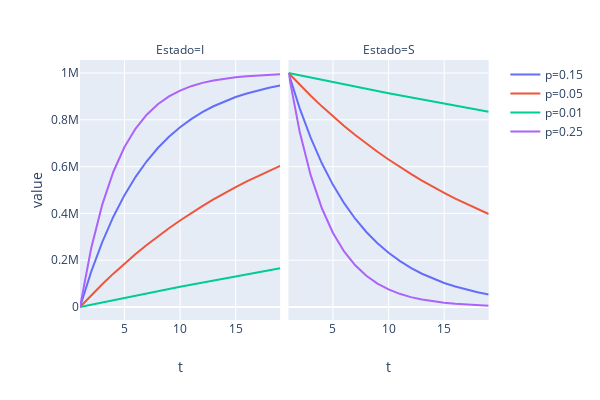

Source (notebook cell):
### Code cell
px.line(df,x='t',y='value',color='p',facet_col='Estado', height=400,width=600)

### Figure 1 — Plotly figure (JSON) as saved in the notebook; plotly's stock layout.template omitted (floating-point values rounded to 4 significant figures)
{"data": [{"hoverlabel": {"namelength": 0}, "hovertemplate": "p=0.15<br>Estado=I<br>t=%{x}<br>value=%{y}", "legendgroup": "p=0.15", "line": {"color": "#636efa", "dash": "solid"}, "mode": "lines", "name": "p=0.15", "showlegend": true, "type": "scatter", "x": [1, 2, 3, 4, 5, 6, 7, 8, 9, 10, 11, 12, 13, 14, 15, 16, 17, 18, 19], "xaxis": "x", "y": [0, 150000, 277500, 385875, 478000.0, 556300.0, 622900.0, 679400.0, 727500.0, 768400.0, 803100.0, 832700.0, 857800.0, 879100.0, 897200.0, 912600.0, 925700.0, 936900.0, 946400.0], "yaxis": "y"}, {"hoverlabel": {"namelength": 0}, "hovertemplate": "p=0.15<br>Estado=S<br>t=%{x}<br>value=%{y}", "legendgroup": "p=0.15", "line": {"color": "#636efa", "dash": "solid"}, "mode": "lines", "name": "p=0.15", "showlegend": false, "type": "scatter", "x": [1, 2, 3, 4, 5, 6, 7, 8, 9, 10, 11, 12, 13, 14, 15, 16, 17, 18, 19], "xaxis": "x2", "y": [1000000, 850000, 722500, 614125, 522000.0, 443700.0, 377100.0, 320600.0, 272500.0, 231600.0, 196900.0, 167300.0, 142200.0, 120900.0, 102800.0, 87350.0, 74250.0, 63110.0, 53650.0], "yaxis": "y2"}, {"hoverlabel": {"namelength": 0}, "hovertemplate": "p=0.05<br>Estado=I<br>t=%{x}<br>value=%{y}", "legendgroup": "p=0.05", "line": {"color": "#EF553B", "dash": "solid"}, "mode": "lines", "name": "p=0.05", "showlegend": true, "type": "scatter", "x": [1, 2, 3, 4, 5, 6, 7, 8, 9, 10, 11, 12, 13, 14, 15, 16, 17, 18, 19], "xaxis": "x", "y": [0, 50000, 97500, 142625, 185500.0, 226200.0, 264900.0, 301700.0, 336600.0, 369800.0, 401300.0, 431200.0, 459600.0, 486700.0, 512300.0, 536700.0, 559900.0, 581900.0, 602800.0], "yaxis": "y"}, {"hoverlabel": {"namelength": 0}, "hovertemplate": "p=0.05<br>Estado=S<br>t=%{x}<br>value=%{y}", "legendgroup": "p=0.05", "line": {"color": "#EF553B", "dash": "solid"}, "mode": "lines", "name": "p=0.05", "showlegend": false, "type": "scatter", "x": [1, 2, 3, 4, 5, 6, 7, 8, 9, 10, 11, 12, 13, 14, 15, 16, 17, 18, 19], "xaxis": "x2", "y": [1000000, 950000, 902500, 857375, 814500.0, 773800.0, 735100.0, 698300.0, 663400.0, 630200.0, 598700.0, 568800.0, 540400.0, 513300.0, 487700.0, 463300.0, 440100.0, 418100.0, 397200.0], "yaxis": "y2"}, {"hoverlabel": {"namelength": 0}, "hovertemplate": "p=0.01<br>Estado=I<br>t=%{x}<br>value=%{y}", "legendgroup": "p=0.01", "line": {"color": "#00cc96", "dash": "solid"}, "mode": "lines", "name": "p=0.01", "showlegend": true, "type": "scatter", "x": [1, 2, 3, 4, 5, 6, 7, 8, 9, 10, 11, 12, 13, 14, 15, 16, 17, 18, 19], "xaxis": "x", "y": [0, 10000, 19900, 29701, 39400.0, 49010.0, 58520.0, 67930.0, 77260.0, 86480.0, 95620.0, 104700.0, 113600.0, 122500.0, 131300.0, 139900.0, 148500.0, 157100.0, 165500.0], "yaxis": "y"}, {"hoverlabel": {"namelength": 0}, "hovertemplate": "p=0.01<br>Estado=S<br>t=%{x}<br>value=%{y}", "legendgroup": "p=0.01", "line": {"color": "#00cc96", "dash": "solid"}, "mode": "lines", "name": "p=0.01", "showlegend": false, "type": "scatter", "x": [1, 2, 3, 4, 5, 6, 7, 8, 9, 10, 11, 12, 13, 14, 15, 16, 17, 18, 19], "xaxis": "x2", "y": [1000000, 990000, 980100, 970299, 960600.0, 951000.0, 941500.0, 932100.0, 922700.0, 913500.0, 904400.0, 895300.0, 886400.0, 877500.0, 868700.0, 860100.0, 851500.0, 842900.0, 834500.0], "yaxis": "y2"}, {"hoverlabel": {"namelength": 0}, "hovertemplate": "p=0.25<br>Estado=I<br>t=%{x}<br>value=%{y}", "legendgroup": "p=0.25", "line": {"color": "#ab63fa", "dash": "solid"}, "mode": "lines", "name": "p=0.25", "showlegend": true, "type": "scatter", "x": [1, 2, 3, 4, 5, 6, 7, 8, 9, 10, 11, 12, 13, 14, 15, 16, 17, 18, 19], "xaxis": "x", "y": [0, 250000, 437500, 578125, 683600.0, 762700.0, 822000.0, 866500.0, 899900.0, 924900.0, 943700.0, 957800.0, 968300.0, 976200.0, 982200.0, 986600.0, 990000.0, 992500.0, 994400.0], "yaxis": "y"}, {"hoverlabel": {"namelength": 0}, "hovertemplate": "p=0.25<br>Estado=S<br>t=%{x}<br>value=%{y}", "legendgroup": "p=0.25", "line": {"color": "#ab63fa", "dash": "solid"}, "mode": "lines", "name": "p=0.25", "showlegend": false, "type": "scatter", "x": [1, 2, 3, 4, 5, 6, 7, 8, 9, 10, 11, 12, 13, 14, 15, 16, 17, 18, 19], "xaxis": "x2", "y": [1000000, 750000, 562500, 421875, 316400.0, 237300.0, 178000.0, 133500.0, 100100.0, 75080.0, 56310.0, 42240.0, 31680.0, 23760.0, 17820.0, 13360.0, 10020.0, 7517.0, 5638.0], "yaxis": "y2"}], "layout": {"annotations": [{"font": {}, "showarrow": false, "text": "Estado=I", "x": 0.24, "xanchor": "center", "xref": "paper", "y": 1, "yanchor": "bottom", "yref": "paper"}, {"font": {}, "showarrow": false, "text": "Estado=S", "x": 0.74, "xanchor": "center", "xref": "paper", "y": 1, "yanchor": "bottom", "yref": "paper"}], "height": 400, "legend": {"tracegroupgap": 0}, "margin": {"t": 60}, "width": 600, "xaxis": {"anchor": "y", "autorange": true, "domain": [0, 0.48], "range": [1, 19], "title": {"text": "t"}, "type": "linear"}, "xaxis2": {"anchor": "y2", "autorange": true, "domain": [0.5, 0.98], "matches": "x", "range": [1, 19], "title": {"text": "t"}, "type": "linear"}, "yaxis": {"anchor": "x", "autorange": true, "domain": [0, 1], "range": [-55240.0, 1055000.0], "title": {"text": "value"}, "type": "linear"}, "yaxis2": {"anchor": "x2", "autorange": true, "domain": [0, 1], "matches": "y", "range": [-55240.0, 1055000.0], "showticklabels": false, "type": "linear"}}}
